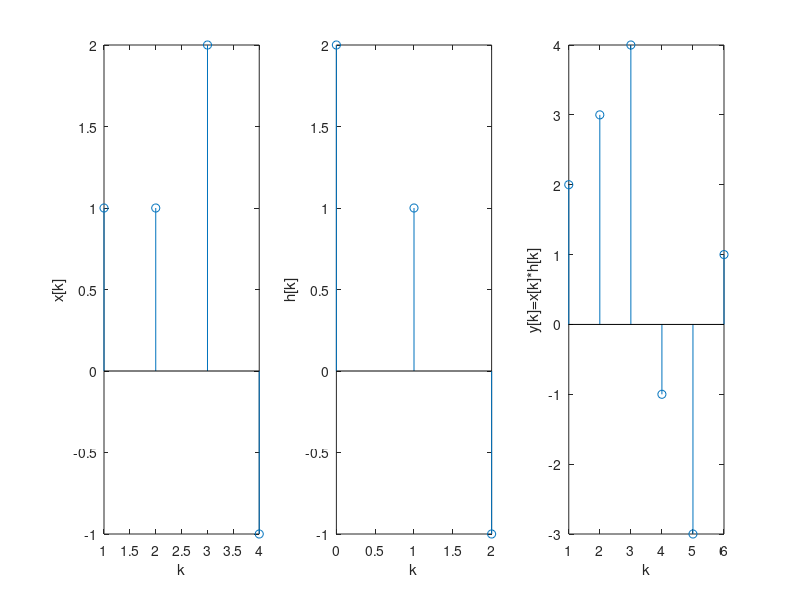

MATLAB code to generate this figure:
% [Sascha Spors](https://orcid.org/0000-0001-7225-9992),
% Professorship Signal Theory and Digital Signal Processing,
% [Institute of Communications Engineering (INT)](https://www.int.uni-rostock.de/),
% Faculty of Computer Science and Electrical Engineering (IEF),
% [University of Rostock, Germany](https://www.uni-rostock.de/en/)
% 
% # Tutorial Signals and Systems (Signal- und Systemtheorie)
% 
% Summer Semester 2022 (Bachelor Course #24015)
% 
% - lecture: https://github.com/spatialaudio/signals-and-systems-lecture
% - tutorial: https://github.com/spatialaudio/signals-and-systems-exercises
% 
% Feel free to contact lecturer [frank.schultz@uni-rostock.de](https://orcid.org/0000-0002-3010-0294)

% Exercise 8.2

clear all
close all
clc

% signal
x = [1, 1, 2, -1]  % non-zero elements
Nx = size(x,2)
kx = 1  % start index for first non-zero entry

% signal, we can interpret this as impulse response of LTI system
h = [2, 1, -1]
Nh = size(h,2)
kh = 0

% convolution
Ny = Nx+Nh-1
ky = kx+kh
y= conv(x,h)


figure
subplot(1,3,1)
k = kx:kx+Nx-1
stem(k,x)
xlabel('k')
ylabel('x[k]')

subplot(1,3,2)
k = kh:kh+Nh-1
stem(k,h)
xlabel('k')
ylabel('h[k]')

subplot(1,3,3)
k = ky:ky+Ny-1
stem(k,y)
xlabel('k')
ylabel('y[k]=x[k]*h[k]')

% ## Copyright
% 
% This tutorial is provided as Open Educational Resource (OER), to be found at
% https://github.com/spatialaudio/signals-and-systems-exercises
% accompanying the OER lecture
% https://github.com/spatialaudio/signals-and-systems-lecture.
% Both are licensed under a) the Creative Commons Attribution 4.0 International
% License for text and graphics and b) the MIT License for source code.
% Please attribute material from the tutorial as *Frank Schultz,
% Continuous- and Discrete-Time Signals and Systems - A Tutorial Featuring
% Computational Examples, University of Rostock* with
% ``github URL, commit number and/or version tag, year, (file name and/or content)``.